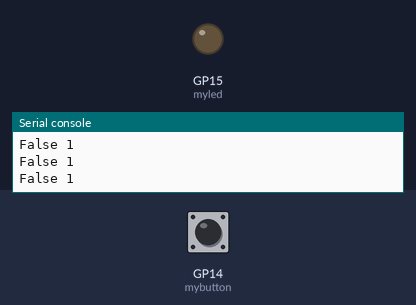
The program below on a simulated Raspberry Pi Pico running MicroPython. On the bench: output pins drawn as LEDs (lit = HIGH), the last lines printed to the serial console. Inputs (shaded band) come from the test bench; at power-on: GP14 (mybutton) HIGH.

Above: at 1.2 s.
1.3 s: GP14 (mybutton) pulled LOW for 0.15 s
At 2.2 s:
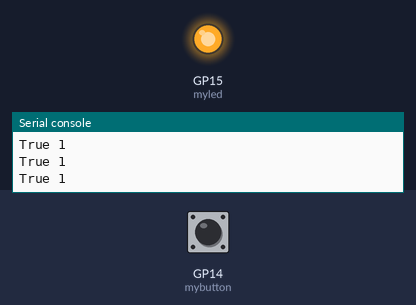
3.0 s: GP14 (mybutton) pulled LOW for 1 s
At 4.3 s:
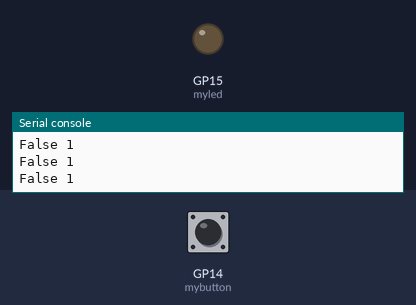
5.5 s: GP14 (mybutton) pulled LOW for 3.2 s
At 9.4 s:
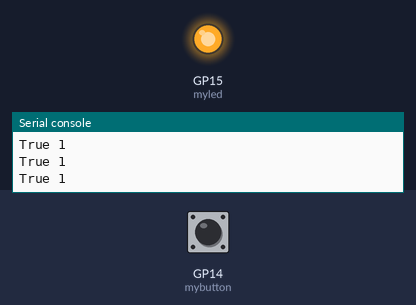
Timing chart, 0 to 10.9 s (numbered marks = the images above; inputs shaded):
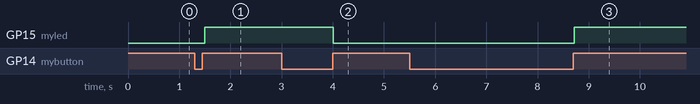

Measured:
- after the input at 1.3 s, GP15 (myled): LOW → HIGH after 0.20 s
- after the input at 3.0 s, GP15 (myled): HIGH → LOW after 1.0 s
- after the input at 5.5 s, GP15 (myled): LOW → HIGH after 3.2 s

The program:

button_toggle_switch_for_led_control_on_raspberry_pico_w.py
```python
from machine import Pin
from time import sleep

ledpin = 15
myled = Pin(ledpin, Pin.OUT)

butpin = 14
mybutton = Pin(butpin, Pin.IN, Pin.PULL_UP)
butoldstate = 1
butnewstate = 1
ledstate = False

while True:
    butnewstate = mybutton.value()
    if(butnewstate == 1 and butoldstate == 0):
        ledstate = not ledstate
        myled.value(ledstate)
    print(ledstate, butnewstate)
    butoldstate = butnewstate
    sleep(.1)
```
